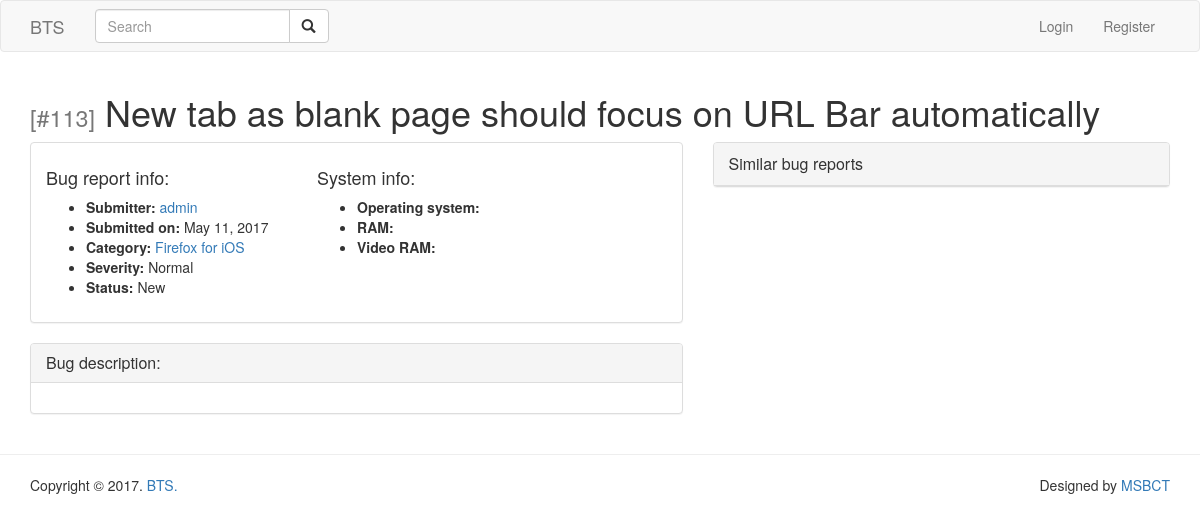
/bugs/113/, run on the app's committed database.
### bugs/models.py (models this page shows, shortened)
class BugReport(models.Model):
    SEVERITY_LOW = 1
    SEVERITY_NORMAL = 2
    SEVERITY_HIGH = 3
    SEVERITY_URGENT = 4
    SEVERITY_FEATURE = 0
    SEVERITY_CHOICES = (
        (SEVERITY_LOW, 'Low'),
        (SEVERITY_NORMAL, 'Normal'),
        (SEVERITY_HIGH, 'High'),
        (SEVERITY_URGENT, 'Urgent'),
        (SEVERITY_FEATURE, 'Feature'),
    )
    STATUS_NEW = 0
    STATUS_REJECTED = 1
    STATUS_ASSIGNED = 2
    STATUS_FIXED = 3
    STATUS_CHOICES = (
        (STATUS_NEW, 'New'),
        (STATUS_REJECTED, 'Rejected'),
        (STATUS_ASSIGNED, 'Assigned'),
        (STATUS_FIXED, 'Fixed'),
    )
    created = models.DateTimeField(auto_now=False, auto_now_add=True)
    updated = models.DateTimeField(auto_now=True, auto_now_add=False)
    title = models.CharField(max_length=255)
    submitter = models.ForeignKey(User, related_name='submitted_reports', on_delete=models.CASCADE)
    os = models.CharField("Operating system", blank=True, max_length=100)
    ram = models.CharField("RAM", blank=True, max_length=100)
    vram = models.CharField("Video RAM", blank=True, max_length=100)
    category = models.ForeignKey(BugCategory, null=True, on_delete=models.SET_NULL)
    severity = models.SmallIntegerField(choices=SEVERITY_CHOICES, default=SEVERITY_NORMAL)
    status = models.SmallIntegerField(choices=STATUS_CHOICES, default=STATUS_NEW)
    expected = models.TextField("Expected behavior", blank=True)
    actual = models.TextField("Actual behavior", blank=True)
    reproduce = models.TextField("Steps to reproduce", blank=True)
    master = models.ForeignKey(
        'self', related_name='duplicates', null=True, blank=True, on_delete=models.SET_NULL,
        limit_choices_to={'master': None})
    assignee = models.ForeignKey(
        User, related_name='assigned_reports', null=True, blank=True, on_delete=models.SET_NULL,
        limit_choices_to={'is_staff': True})
    solution = models.TextField(blank=True, null=True, verbose_name='Solution')
    class Meta:
        verbose_name = 'Bug report'
        verbose_name_plural = 'Bug reports'
        ordering = ['-id', ]
    def get_similar_reports(self, n=10):
        from info.utils import tokenize, similarity
        docs = []
        bugs = BugReport.objects.all()
        for bug in reversed(bugs):
            docs.append(tokenize(bug.title))
        dictionary = corpora.Dictionary(docs)
        num_term = len(dictionary)
        corpus = [dictionary.doc2bow(text) for text in docs]
        tf_idf = gensim.models.TfidfModel(corpus)
        index = similarities.SparseMatrixSimilarity(tf_idf[corpus], num_features=num_term)
        vec_bow = dictionary.doc2bow(tokenize(self.title))
        vec_tf_idf = tf_idf[vec_bow]
        sims = index[vec_tf_idf]
        id_and_sim = [(one, two)
                      for (one, two) in sorted(enumerate(sims), key=lambda item: -item[1])[1:min(n, len(sims))]]
        print(sorted(enumerate(sims), key=lambda item: -item[1]))
        bug_and_sim = [(BugReport.objects.get(id=id + 1), sim) for id, sim in id_and_sim]
        return bug_and_sim

class BugCategory(models.Model):
    name = models.CharField(max_length=100)
    class Meta:
        verbose_name = 'Bug category'
        verbose_name_plural = 'Bug categories'
        ordering = ['name', ]
    @python_2_unicode_compatible
    def __str__(self):
        return self.name

### bugs/views.py (the view)
# urls.py: url(r'^(?P<id>\d+)/$', BugDetail.as_view(), name='bugs_detail'),
class BugDetail(DetailView):
    model = BugReport
    slug_field = 'id'
    slug_url_kwarg = 'id'
    template_name = 'bugs/detail.html'
    context_object_name = 'bug'

### info/utils.py (called while the page is built)
def tokenize(text):
    lowers = text.lower()
    punct_free = lowers.translate(str.maketrans({key: None for key in string.punctuation}))
    tokens = word_tokenize(punct_free)
    porter = PorterStemmer()
    stemmed = [porter.stem(w) for w in tokens]
    tokens = [w for w in stemmed if w not in stopwords.words('english')]
    return tokens

### templates/bugs/detail.html (shortened to what this page needs)
{% extends "base.html" %}
{% block main %}
<header>
<div class="container">
  <h1>
    <small>[#{{ bug.id }}]</small> {{ bug.title }}
  </h1>
</div>
</header>
<section class="vpad-sm">
<div class="container">
  <div class="row">
    <div class="col-md-7">
      <div class="panel panel-default">
      <div class="panel-body">
      <div class="row">
        <div class="col-sm-5">
          <h4>Bug report info:</h4>
          <ul>
            <li><strong>Submitter:</strong> <a href="#">{{ bug.submitter }}</a></li>
            <li><strong>Submitted on:</strong> {{ bug.created|date }}</li>
            <li><strong>Category:</strong> <a href="#">{{ bug.category }}</a></li>
            <li><strong>Severity:</strong> {{ bug.get_severity_display }}</li>
            <li><strong>Status:</strong> {{ bug.get_status_display }}</li>
          </ul>
        </div>
        <div class="col-sm-7">
          <h4>System info:</h4>
          <ul>
            <li><strong>Operating system:</strong> {{ bug.os }}</li>
            <li><strong>RAM:</strong> {{ bug.ram }}</li>
            <li><strong>Video RAM:</strong> {{ bug.vram }}</li>
          </ul>
        </div>
      </div>
      </div>
      </div>
      <div class="panel panel-default">
        <div class="panel-heading">
          <h3 class="panel-title">Bug description:</h3>
        </div>
        <div class="panel-body">
        </div>
      </div>
    </div>
    <div class="col-md-5">
    <div class="panel panel-default">
      <div class="panel-heading">
        <p class="panel-title">Similar bug reports</p>
      </div>
    </div>
    </div>
  </div>
</div>
</section>
{% endblock main %}

### data on the page
BugReport: id "113", title "New tab as blank page should focus on URL Bar automatically", submitter "admin", created "May 11, 2017", category "Firefox for iOS", severity "Normal", status "New"
